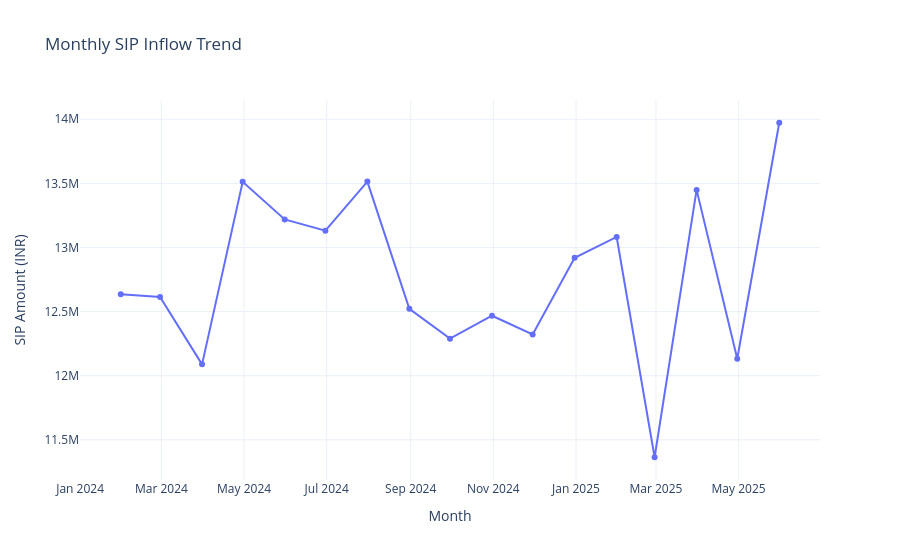

Notebook source saved alongside this figure:
### Code cell
import plotly.express as px

fig = px.line(
    monthly_sip,
    x="transaction_date",
    y="amount_inr",
    title="Monthly SIP Inflow Trend",
    markers=True
)

fig.update_layout(
    xaxis_title="Month",
    yaxis_title="SIP Amount (INR)",
    template="plotly_white"
)

fig.show()

### Figure 1 — Plotly figure (JSON) as saved in the notebook; plotly's stock layout.template omitted (floating-point values rounded to 4 significant figures)
{"data": [{"hovertemplate": "transaction_date=%{x}<br>amount_inr=%{y}<extra></extra>", "legendgroup": "", "line": {"color": "#636efa", "dash": "solid"}, "marker": {"symbol": "circle"}, "mode": "lines+markers", "name": "", "orientation": "v", "showlegend": false, "type": "scatter", "x": ["2024-01-31T00:00:00", "2024-02-29T00:00:00", "2024-03-31T00:00:00", "2024-04-30T00:00:00", "2024-05-31T00:00:00", "2024-06-30T00:00:00", "2024-07-31T00:00:00", "2024-08-31T00:00:00", "2024-09-30T00:00:00", "2024-10-31T00:00:00", "2024-11-30T00:00:00", "2024-12-31T00:00:00", "2025-01-31T00:00:00", "2025-02-28T00:00:00", "2025-03-31T00:00:00", "2025-04-30T00:00:00", "2025-05-31T00:00:00"], "xaxis": "x", "y": [12635349, 12613376, 12088413, 13512385, 13218606, 13131150, 13513884, 12521433, 12288778, 12467875, 12321673, 12920130, 13082145, 11363922, 13449360, 12132001, 13973011], "yaxis": "y"}], "layout": {"legend": {"tracegroupgap": 0}, "title": {"text": "Monthly SIP Inflow Trend"}, "xaxis": {"anchor": "y", "domain": [0, 1], "title": {"text": "Month"}}, "yaxis": {"anchor": "x", "domain": [0, 1], "title": {"text": "SIP Amount (INR)"}}}}
